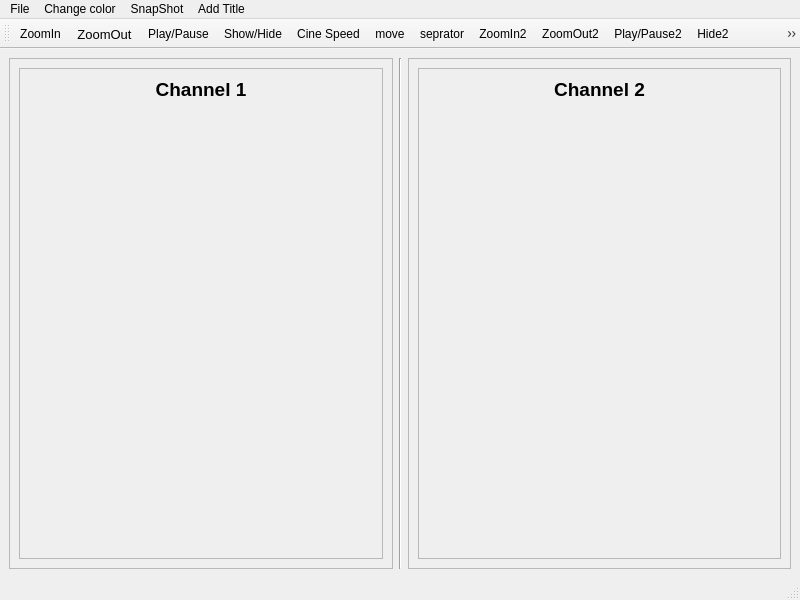
<?xml version="1.0" encoding="UTF-8"?>
<ui version="4.0">
 <class>MainWindow</class>
 <widget class="QMainWindow" name="MainWindow">
  <property name="geometry">
   <rect>
    <x>0</x>
    <y>0</y>
    <width>800</width>
    <height>600</height>
   </rect>
  </property>
  <property name="windowTitle">
   <string>Signal Viewer</string>
  </property>
  <widget class="QWidget" name="centralwidget">
   <layout class="QHBoxLayout" name="horizontalLayout">
    <item>
     <widget class="QFrame" name="frame">
      <property name="frameShape">
       <enum>QFrame::StyledPanel</enum>
      </property>
      <property name="frameShadow">
       <enum>QFrame::Raised</enum>
      </property>
      <layout class="QGridLayout" name="gridLayout_2">
       <item row="0" column="0">
        <widget class="QFrame" name="frame_3">
         <property name="frameShape">
          <enum>QFrame::StyledPanel</enum>
         </property>
         <property name="frameShadow">
          <enum>QFrame::Raised</enum>
         </property>
         <layout class="QHBoxLayout" name="horizontalLayout_2">
          <item>
           <widget class="QLabel" name="label">
            <property name="font">
             <font>
              <pointsize>14</pointsize>
              <weight>75</weight>
              <bold>true</bold>
             </font>
            </property>
            <property name="autoFillBackground">
             <bool>false</bool>
            </property>
            <property name="text">
             <string>Channel 1</string>
            </property>
            <property name="scaledContents">
             <bool>false</bool>
            </property>
            <property name="alignment">
             <set>Qt::AlignHCenter|Qt::AlignTop</set>
            </property>
            <property name="wordWrap">
             <bool>false</bool>
            </property>
           </widget>
          </item>
         </layout>
        </widget>
       </item>
      </layout>
     </widget>
    </item>
    <item>
     <widget class="Line" name="line">
      <property name="orientation">
       <enum>Qt::Vertical</enum>
      </property>
     </widget>
    </item>
    <item>
     <widget class="QFrame" name="frame_2">
      <property name="frameShape">
       <enum>QFrame::StyledPanel</enum>
      </property>
      <property name="frameShadow">
       <enum>QFrame::Raised</enum>
      </property>
      <layout class="QGridLayout" name="gridLayout_3">
       <item row="0" column="0">
        <widget class="QFrame" name="frame_4">
         <property name="frameShape">
          <enum>QFrame::StyledPanel</enum>
         </property>
         <property name="frameShadow">
          <enum>QFrame::Raised</enum>
         </property>
         <layout class="QVBoxLayout" name="verticalLayout">
          <item>
           <widget class="QLabel" name="label_2">
            <property name="font">
             <font>
              <pointsize>14</pointsize>
              <weight>75</weight>
              <bold>true</bold>
             </font>
            </property>
            <property name="text">
             <string>Channel 2</string>
            </property>
            <property name="alignment">
             <set>Qt::AlignHCenter|Qt::AlignTop</set>
            </property>
           </widget>
          </item>
         </layout>
        </widget>
       </item>
      </layout>
     </widget>
    </item>
   </layout>
  </widget>
  <widget class="QMenuBar" name="menubar">
   <property name="geometry">
    <rect>
     <x>0</x>
     <y>0</y>
     <width>800</width>
     <height>21</height>
    </rect>
   </property>
   <widget class="QMenu" name="menuFile">
    <property name="title">
     <string>File</string>
    </property>
    <widget class="QMenu" name="menuLoad">
     <property name="title">
      <string>Load</string>
     </property>
     <addaction name="actionChannel1"/>
     <addaction name="actionChannel2"/>
    </widget>
    <addaction name="menuLoad"/>
    <addaction name="actionSave_As_PDF"/>
   </widget>
   <widget class="QMenu" name="menuChange_color">
    <property name="title">
     <string>Change color</string>
    </property>
   </widget>
   <widget class="QMenu" name="menuAbout">
    <property name="title">
     <string>SnapShot</string>
    </property>
    <addaction name="actionChannel_3"/>
    <addaction name="actionChannel_4"/>
   </widget>
   <widget class="QMenu" name="menuAbout_2">
    <property name="title">
     <string>Add Title</string>
    </property>
    <addaction name="actionChannel_5"/>
    <addaction name="actionChannel_6"/>
   </widget>
   <addaction name="menuFile"/>
   <addaction name="menuChange_color"/>
   <addaction name="menuAbout"/>
   <addaction name="menuAbout_2"/>
  </widget>
  <widget class="QStatusBar" name="statusbar"/>
  <widget class="QToolBar" name="toolBar">
   <property name="windowTitle">
    <string>toolBar</string>
   </property>
   <property name="iconSize">
    <size>
     <width>34</width>
     <height>34</height>
    </size>
   </property>
   <attribute name="toolBarArea">
    <enum>TopToolBarArea</enum>
   </attribute>
   <attribute name="toolBarBreak">
    <bool>false</bool>
   </attribute>
   <addaction name="actionZoomIn"/>
   <addaction name="actionZoomOut"/>
   <addaction name="actionPlay_Pause"/>
   <addaction name="actionShow_Hide"/>
   <addaction name="actionCine_Speed"/>
   <addaction name="actionMoveSignal1"/>
   <addaction name="actionseprator"/>
   <addaction name="actionZoomIn2"/>
   <addaction name="actionZoomOut2"/>
   <addaction name="actionPlay_Pause2"/>
   <addaction name="actionHide2"/>
   <addaction name="actionCineSpeed2"/>
   <addaction name="actionMoveSignal2"/>
   <addaction name="actionseprator2"/>
   <addaction name="actionConnect"/>
  </widget>
  <action name="actionChannel1">
   <property name="text">
    <string>Channel 1</string>
   </property>
  </action>
  <action name="actionChannel2">
   <property name="text">
    <string>Channel 2</string>
   </property>
  </action>
  <action name="actionSave_As_PDF">
   <property name="text">
    <string>Save As PDF</string>
   </property>
  </action>
  <action name="actionZoomIn">
   <property name="icon">
    <iconset>
     <normaloff>icons1/zoom-in.png</normaloff>icons1/zoom-in.png</iconset>
   </property>
   <property name="text">
    <string>ZoomIn</string>
   </property>
  </action>
  <action name="actionZoomOut">
   <property name="icon">
    <iconset>
     <normaloff>icons1/zoom-out.png</normaloff>icons1/zoom-out.png</iconset>
   </property>
   <property name="text">
    <string>ZoomOut</string>
   </property>
   <property name="font">
    <font>
     <pointsize>10</pointsize>
    </font>
   </property>
  </action>
  <action name="actionPlay_Pause">
   <property name="icon">
    <iconset>
     <normaloff>icons1/pause.png</normaloff>icons1/pause.png</iconset>
   </property>
   <property name="text">
    <string>Play/Pause</string>
   </property>
  </action>
  <action name="actionChannel_3">
   <property name="text">
    <string>Channel 1</string>
   </property>
  </action>
  <action name="actionChannel_4">
   <property name="text">
    <string>Channel 2</string>
   </property>
  </action>
  <action name="actionShow_Hide">
   <property name="icon">
    <iconset>
     <normaloff>icons1/hidden.png</normaloff>icons1/hidden.png</iconset>
   </property>
   <property name="text">
    <string>Show/Hide</string>
   </property>
  </action>
  <action name="actionCine_Speed">
   <property name="icon">
    <iconset>
     <normaloff>icons1/speedometer.png</normaloff>icons1/speedometer.png</iconset>
   </property>
   <property name="text">
    <string>Cine Speed</string>
   </property>
  </action>
  <action name="actionChannel_5">
   <property name="text">
    <string>Channel 1</string>
   </property>
  </action>
  <action name="actionChannel_6">
   <property name="text">
    <string>Channel 2</string>
   </property>
  </action>
  <action name="actionMoveSignal1">
   <property name="icon">
    <iconset>
     <normaloff>icons1/expand-arrows.png</normaloff>icons1/expand-arrows.png</iconset>
   </property>
   <property name="text">
    <string>move</string>
   </property>
   <property name="toolTip">
    <string>move</string>
   </property>
  </action>
  <action name="actionZoomIn2">
   <property name="icon">
    <iconset>
     <normaloff>icons1/zoomin2.png</normaloff>icons1/zoomin2.png</iconset>
   </property>
   <property name="text">
    <string>ZoomIn2</string>
   </property>
  </action>
  <action name="actionZoomOut2">
   <property name="icon">
    <iconset>
     <normaloff>icons1/zoomout2.png</normaloff>icons1/zoomout2.png</iconset>
   </property>
   <property name="text">
    <string>ZoomOut2</string>
   </property>
  </action>
  <action name="actionPlay_Pause2">
   <property name="icon">
    <iconset>
     <normaloff>icons1/pause-play2.png</normaloff>icons1/pause-play2.png</iconset>
   </property>
   <property name="text">
    <string>Play/Pause2</string>
   </property>
  </action>
  <action name="actionHide2">
   <property name="icon">
    <iconset>
     <normaloff>icons1/hidden2.png</normaloff>icons1/hidden2.png</iconset>
   </property>
   <property name="text">
    <string>Hide2</string>
   </property>
  </action>
  <action name="actionMoveSignal2">
   <property name="icon">
    <iconset>
     <normaloff>icons1/move2.jpg</normaloff>icons1/move2.jpg</iconset>
   </property>
   <property name="text">
    <string>Move2</string>
   </property>
  </action>
  <action name="actionCineSpeed2">
   <property name="icon">
    <iconset>
     <normaloff>icons1/high-speed.png</normaloff>icons1/high-speed.png</iconset>
   </property>
   <property name="text">
    <string>CineSpeed2</string>
   </property>
  </action>
  <action name="actionseprator">
   <property name="icon">
    <iconset>
     <normaloff>icons1/line.png</normaloff>icons1/line.png</iconset>
   </property>
   <property name="text">
    <string>seprator</string>
   </property>
  </action>
  <action name="actionseprator2">
   <property name="icon">
    <iconset>
     <normaloff>icons1/line.png</normaloff>icons1/line.png</iconset>
   </property>
   <property name="text">
    <string>seprator2</string>
   </property>
  </action>
  <action name="actionConnect">
   <property name="icon">
    <iconset>
     <normaloff>icons1/plug.png</normaloff>icons1/plug.png</iconset>
   </property>
   <property name="text">
    <string>Connect</string>
   </property>
  </action>
 </widget>
 <resources/>
 <connections/>
</ui>
